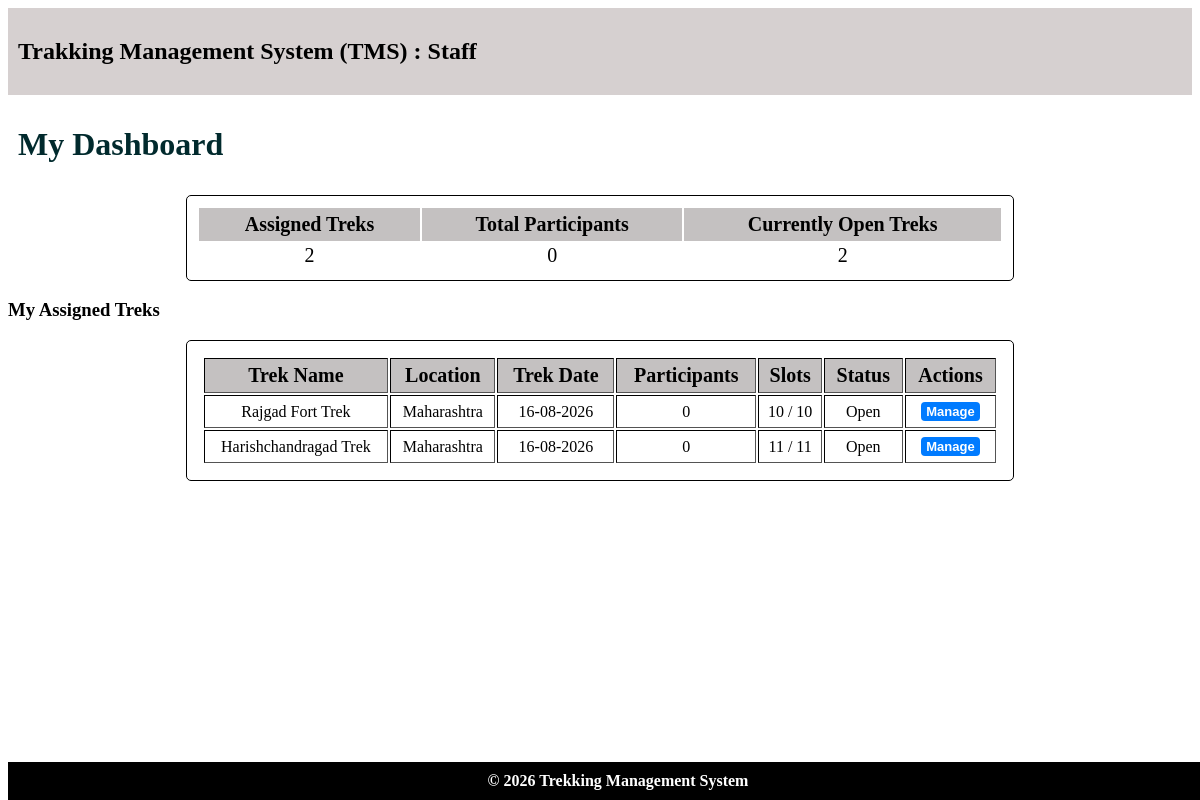
The app's page /staff/11 with its own data.
### models.py (models this page shows)
class Treks(db.Model):
    __tablename__ = "treks"
    trek_id = db.Column(db.Integer,primary_key=True)
    trek_name = db.Column(db.String, nullable=False)
    location = db.Column(db.String, nullable=False)
    duration_days = db.Column(db.Integer,nullable=False)
    total_slots = db.Column(db.Integer,nullable=False)
    avail_slots = db.Column(db.Integer,nullable=False)
    staff_id = db.Column(db.Integer,db.ForeignKey("staff_profiles.staff_id"),nullable=True)
    difficulty = db.Column(db.Integer,nullable=False, default=0)    # 0 = Easy, 1 = Moderate, 2 = Hard
    trek_status = db.Column(db.Integer,nullable=False,default=0)    # 0 = Pending, 1 = Approved, 2 = Open, 3 = Closed, 4 = Completed
    start_date = db.Column(db.Date,nullable=False)
    end_date = db.Column(db.Date, nullable=False)
    description = db.Column(db.String,nullable=False)
    bookings = db.relationship(
        "Bookings",
        cascade="all, delete",
        backref="treks"
    )

### controller.py (the view)
@app.route("/staff/<int:staff_id>")
def staff_dashboard(staff_id):
    staff = db.session.query(Staff_Profiles).filter(Staff_Profiles.staff_id == staff_id).first()
    if not staff:
        return "Staff not found."
    assigned_treks = db.session.query(Treks).filter(Treks.staff_id == staff_id,Treks.trek_status.in_([1,2,3,4])).all()
    assigned_count = len(assigned_treks)
    open_count = db.session.query(Treks).filter(Treks.staff_id == staff_id,Treks.trek_status == 2).count()
    total_participants = 0
    for trek in assigned_treks:
        total_participants += (trek.total_slots - trek.avail_slots)
    return render_template(
        "staff_dashboard.html",staff=staff,
        assigned_treks=assigned_treks,assigned_count=assigned_count,
        open_count=open_count,total_participants=total_participants)

### templates/staff_dashboard.html (shortened to what this page needs)
<!DOCTYPE html>
<html lang="en">
<head>
    <link rel="stylesheet" href="/static/main.css">
</head>
<body>
    <header>
        <h2>Trakking Management System (TMS) : Staff</h2>
    </header>
    <main>
        <h1>My Dashboard</h1>
        <table class="Dashboard">
            <tr><th>Assigned Treks</th><th>Total Participants</th><th>Currently Open Treks</th></tr>
            <tr><td>{{ assigned_count }}</td>
                <td>{{ total_participants }}</td>
                <td>{{ open_count }}</td></tr>
        </table>
        <h3>My Assigned Treks</h3>
        <table class="normal" border="1">
            <tr><th>Trek Name</th> <th>Location</th>   <th>Trek Date</th>   <th>Participants</th>   <th>Slots</th>   <th>Status</th>   <th>Actions</th></tr>
            {% for trek in assigned_treks %}
            <tr><td>{{ trek.trek_name }}</td>
                <td>{{ trek.location }}</td>
                <td>{{ trek.start_date.strftime('%d-%m-%Y') }}</td>
                <td>{{ trek.total_slots - trek.avail_slots }}</td>
                <td>{{ trek.avail_slots }} / {{ trek.total_slots }}</td>
                <td>
                    {% if trek.trek_status == 1 %}
                        Approved
                    {% elif trek.trek_status == 2 %}
                        Open
                    {% elif trek.trek_status == 3 %}
                        Closed
                    {% elif trek.trek_status == 4 %}
                        Completed
                    {% endif %}
                </td>
                <td>
                    {% if trek.trek_status==1 %}
                    <a href="{{ url_for('open_trek',trek_id=trek.trek_id,staff_id=staff.staff_id) }}"
                    class="btn-link btn-done">Open</a>
                    {% elif trek.trek_status in [2,3] %}
                    <a href="{{ url_for('staff_trek',trek_id=trek.trek_id, staff_id= staff.staff_id) }}"
                    class="btn-link">Manage</a>
                    {% endif %}
                </td>
            </tr>
            {% else %}
            <tr>
                <td colspan="7">No approved treks assigned to you till now!</td>
            </tr>
            {% endfor %}
        </table>
    </main>
    <footer>© 2026 Trekking Management System</footer>
</body>
</html>

### static/main.css (style rules this page uses)
body { padding-bottom: 50px; }
footer { background:black; color:white; text-align:center; font-weight:bold; padding:10px; bottom: 0; position: fixed; width: 100%; }
header { background:rgb(214, 208, 208); text-align: justify; padding:10px; }
table th { background: rgb(196, 193, 193); font-size: 20px; padding: 5px; }
.Dashboard { margin: auto; width:70%; padding:10px; font-size: medium; border: 1px solid black; border-radius: 5px; text-align: center; font-size: 20px; }
.normal { text-align: center; padding: 15px; margin:auto; width:70%; border: 1px solid black; border-radius: 5px; }
h1 { padding: 10px; color: rgb(1, 42, 45); }
.btn-link { display: inline-block; padding: 2px 5px; text-decoration: none; font-family: sans-serif; font-weight: bold; font-size: small; background-color: #007bff; color: #ffffff; border-radius: 4px; transition: background-color 0.2s ease; cursor: pointer; margin: 5px; }

### records on screen
Treks: trek_name "Rajgad Fort Trek", location "Maharashtra", start_date "16-08-2026", trek.total_slots-trek.avail_slots "0", avail_slots "10", total_slots "10", trek_status "Open"
Treks: trek_name "Harishchandragad Trek", location "Maharashtra", start_date "16-08-2026", trek.total_slots-trek.avail_slots "0", avail_slots "11", total_slots "11", trek_status "Open"

### other values on screen
{{ assigned_count }} "2"
{{ total_participants }} "0"
{{ open_count }} "2"
